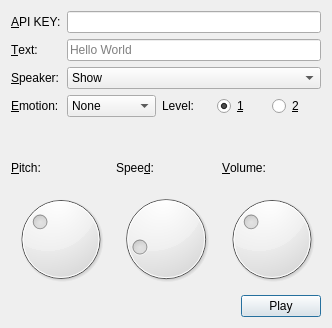
<?xml version="1.0" encoding="UTF-8"?>
<ui version="4.0">
 <class>Widget</class>
 <widget class="QWidget" name="Widget">
  <property name="geometry">
   <rect>
    <x>0</x>
    <y>0</y>
    <width>332</width>
    <height>328</height>
   </rect>
  </property>
  <property name="windowTitle">
   <string>VoiceText Web API</string>
  </property>
  <layout class="QVBoxLayout" name="verticalLayout">
   <item>
    <layout class="QFormLayout" name="formLayout">
     <item row="0" column="0">
      <widget class="QLabel" name="label">
       <property name="text">
        <string>&amp;API KEY:</string>
       </property>
       <property name="buddy">
        <cstring>apiKey</cstring>
       </property>
      </widget>
     </item>
     <item row="0" column="1">
      <widget class="QLineEdit" name="apiKey">
       <property name="echoMode">
        <enum>QLineEdit::Password</enum>
       </property>
      </widget>
     </item>
     <item row="1" column="0">
      <widget class="QLabel" name="label_2">
       <property name="text">
        <string>&amp;Text:</string>
       </property>
       <property name="buddy">
        <cstring>text</cstring>
       </property>
      </widget>
     </item>
     <item row="1" column="1">
      <widget class="QLineEdit" name="text">
       <property name="placeholderText">
        <string>Hello World</string>
       </property>
      </widget>
     </item>
     <item row="2" column="0">
      <widget class="QLabel" name="label_3">
       <property name="text">
        <string>&amp;Speaker:</string>
       </property>
       <property name="buddy">
        <cstring>speaker</cstring>
       </property>
      </widget>
     </item>
     <item row="2" column="1">
      <widget class="QComboBox" name="speaker">
       <item>
        <property name="text">
         <string>Show</string>
        </property>
       </item>
       <item>
        <property name="text">
         <string>Haruka</string>
        </property>
       </item>
       <item>
        <property name="text">
         <string>Hikari</string>
        </property>
       </item>
       <item>
        <property name="text">
         <string>Takeru</string>
        </property>
       </item>
      </widget>
     </item>
     <item row="3" column="0">
      <widget class="QLabel" name="label_4">
       <property name="text">
        <string>&amp;Emotion:</string>
       </property>
       <property name="buddy">
        <cstring>emotion</cstring>
       </property>
      </widget>
     </item>
     <item row="3" column="1">
      <layout class="QHBoxLayout" name="horizontalLayout">
       <item>
        <widget class="QComboBox" name="emotion">
         <item>
          <property name="text">
           <string>None</string>
          </property>
         </item>
         <item>
          <property name="text">
           <string>Happiness</string>
          </property>
         </item>
         <item>
          <property name="text">
           <string>Anger</string>
          </property>
         </item>
         <item>
          <property name="text">
           <string>Sadness</string>
          </property>
         </item>
        </widget>
       </item>
       <item>
        <widget class="QLabel" name="label_5">
         <property name="text">
          <string>Level:</string>
         </property>
        </widget>
       </item>
       <item>
        <widget class="QRadioButton" name="emotionLevel1">
         <property name="text">
          <string>&amp;1</string>
         </property>
         <property name="checked">
          <bool>true</bool>
         </property>
        </widget>
       </item>
       <item>
        <widget class="QRadioButton" name="emotionLevel2">
         <property name="text">
          <string>&amp;2</string>
         </property>
        </widget>
       </item>
      </layout>
     </item>
    </layout>
   </item>
   <item>
    <layout class="QGridLayout" name="gridLayout">
     <item row="0" column="0">
      <widget class="QLabel" name="label_6">
       <property name="text">
        <string>&amp;Pitch:</string>
       </property>
       <property name="buddy">
        <cstring>pitch</cstring>
       </property>
      </widget>
     </item>
     <item row="0" column="1">
      <widget class="QLabel" name="label_7">
       <property name="text">
        <string>Spee&amp;d:</string>
       </property>
       <property name="buddy">
        <cstring>speed</cstring>
       </property>
      </widget>
     </item>
     <item row="0" column="2">
      <widget class="QLabel" name="label_8">
       <property name="text">
        <string>&amp;Volume:</string>
       </property>
       <property name="buddy">
        <cstring>volume</cstring>
       </property>
      </widget>
     </item>
     <item row="1" column="0">
      <widget class="QDial" name="pitch">
       <property name="minimum">
        <number>50</number>
       </property>
       <property name="maximum">
        <number>200</number>
       </property>
       <property name="singleStep">
        <number>10</number>
       </property>
       <property name="pageStep">
        <number>50</number>
       </property>
       <property name="value">
        <number>100</number>
       </property>
      </widget>
     </item>
     <item row="1" column="1">
      <widget class="QDial" name="speed">
       <property name="minimum">
        <number>50</number>
       </property>
       <property name="maximum">
        <number>400</number>
       </property>
       <property name="singleStep">
        <number>10</number>
       </property>
       <property name="pageStep">
        <number>50</number>
       </property>
       <property name="value">
        <number>100</number>
       </property>
      </widget>
     </item>
     <item row="1" column="2">
      <widget class="QDial" name="volume">
       <property name="minimum">
        <number>50</number>
       </property>
       <property name="maximum">
        <number>200</number>
       </property>
       <property name="singleStep">
        <number>10</number>
       </property>
       <property name="pageStep">
        <number>50</number>
       </property>
       <property name="value">
        <number>100</number>
       </property>
      </widget>
     </item>
    </layout>
   </item>
   <item>
    <layout class="QHBoxLayout" name="horizontalLayout_2">
     <item>
      <spacer name="horizontalSpacer">
       <property name="orientation">
        <enum>Qt::Horizontal</enum>
       </property>
       <property name="sizeHint" stdset="0">
        <size>
         <width>40</width>
         <height>20</height>
        </size>
       </property>
      </spacer>
     </item>
     <item>
      <widget class="QPushButton" name="play">
       <property name="text">
        <string>Play</string>
       </property>
       <property name="default">
        <bool>true</bool>
       </property>
      </widget>
     </item>
    </layout>
   </item>
  </layout>
 </widget>
 <resources/>
 <connections/>
</ui>
